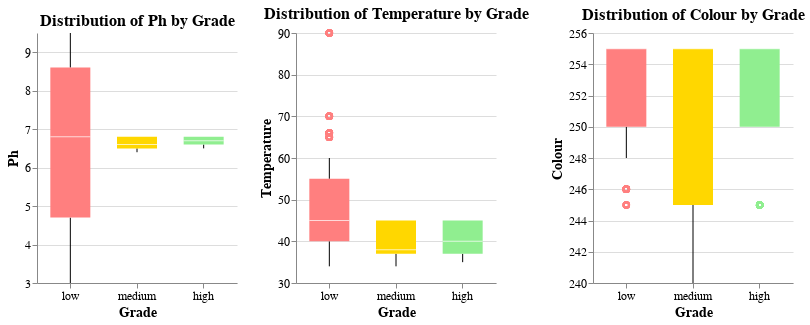

The notebook cell saved with this chart:
### Markdown cell above
The correlation data above reveals the relationships between pH, Temperature, and Colour. pH and Temperature show a weak positive correlation (0.24), suggesting a slight tendency for pH to increase as Temperature rises. In contrast, pH and Colour have a weak negative correlation (-0.16), indicating a minor tendency for pH to decrease as Colour intensifies. Temperature and Colour show almost no correlation (-0.01), implying no meaningful linear relationship. Overall, the correlations are weak, indicating that these features are largely independent of each other, with no strong linear dependencies.

### Code cell
# Define a base chart configuration to avoid repetition
base = alt.Chart(full_milk).mark_boxplot(
    size=40,  
    extent=0.5, 
    outliers=True  
).encode(
    x=alt.X(
        'Grade:N',
        title='Grade',
        sort=['low', 'medium', 'high'],  
        axis=alt.Axis(labelAngle=0)  
    ),
    color=alt.Color(
        'Grade:N',
        title='Grade',
        scale=alt.Scale(
            domain=['low', 'medium', 'high'],
            range=['#ff7f7f', '#ffd700', '#90ee90']  
        ),
        legend=None  
    ),
    tooltip=[
        alt.Tooltip('Grade:N', title='Grade'),
        alt.Tooltip(f'{feature}:Q', title=feature, format='.2f')  
    ]
).properties(
    width=200,  
    height=250
)
# Create a list of charts for each numerical feature
charts = [
    base.encode(
        y=alt.Y(
            f'{feature}:Q',
            title=feature.capitalize(),  
            scale=alt.Scale(zero=False)  
        )
    ).properties(
        title=f"Distribution of {feature.capitalize()} by Grade"  
    )
    for feature in numerical_features
]

# Combine charts horizontally with shared configuration
final_chart = alt.hconcat(
    *charts
).resolve_scale(
    color='shared'  
).configure_view(
    stroke='transparent'  
).configure_axis(
    labelFontSize=12,
    titleFontSize=14
).configure_title(
    fontSize=16,
    anchor='middle'
)

# Display the final chart
final_chart.display()

### Figure 1 — Vega-Lite specification as saved in the notebook (floating-point values rounded to 4 significant figures; data arrays with more than 128 entries replaced by an {"elided": "..."} marker saying what was removed)
{"config": {"view": {"continuousWidth": 300, "continuousHeight": 300, "stroke": "transparent"}, "axis": {"labelFontSize": 12, "titleFontSize": 14}, "title": {"anchor": "middle", "fontSize": 16}}, "hconcat": [{"mark": {"type": "boxplot", "extent": 0.5, "outliers": true, "size": 40}, "encoding": {"color": {"field": "Grade", "legend": null, "scale": {"domain": ["low", "medium", "high"], "range": ["#ff7f7f", "#ffd700", "#90ee90"]}, "title": "Grade", "type": "nominal"}, "tooltip": [{"field": "Grade", "title": "Grade", "type": "nominal"}, {"field": "Turbidity", "format": ".2f", "title": "Turbidity", "type": "quantitative"}], "x": {"axis": {"labelAngle": 0}, "field": "Grade", "sort": ["low", "medium", "high"], "title": "Grade", "type": "nominal"}, "y": {"field": "pH", "scale": {"zero": false}, "title": "Ph", "type": "quantitative"}}, "height": 250, "title": "Distribution of Ph by Grade", "width": 200}, {"mark": {"type": "boxplot", "extent": 0.5, "outliers": true, "size": 40}, "encoding": {"color": {"field": "Grade", "legend": null, "scale": {"domain": ["low", "medium", "high"], "range": ["#ff7f7f", "#ffd700", "#90ee90"]}, "title": "Grade", "type": "nominal"}, "tooltip": [{"field": "Grade", "title": "Grade", "type": "nominal"}, {"field": "Turbidity", "format": ".2f", "title": "Turbidity", "type": "quantitative"}], "x": {"axis": {"labelAngle": 0}, "field": "Grade", "sort": ["low", "medium", "high"], "title": "Grade", "type": "nominal"}, "y": {"field": "Temperature", "scale": {"zero": false}, "title": "Temperature", "type": "quantitative"}}, "height": 250, "title": "Distribution of Temperature by Grade", "width": 200}, {"mark": {"type": "boxplot", "extent": 0.5, "outliers": true, "size": 40}, "encoding": {"color": {"field": "Grade", "legend": null, "scale": {"domain": ["low", "medium", "high"], "range": ["#ff7f7f", "#ffd700", "#90ee90"]}, "title": "Grade", "type": "nominal"}, "tooltip": [{"field": "Grade", "title": "Grade", "type": "nominal"}, {"field": "Turbidity", "format": ".2f", "title": "Turbidity", "type": "quantitative"}], "x": {"axis": {"labelAngle": 0}, "field": "Grade", "sort": ["low", "medium", "high"], "title": "Grade", "type": "nominal"}, "y": {"field": "Colour", "scale": {"zero": false}, "title": "Colour", "type": "quantitative"}}, "height": 250, "title": "Distribution of Colour by Grade", "width": 200}], "data": {"name": "data-cd0fed852ad605233c99191056f04cfa"}, "resolve": {"scale": {"color": "shared"}}, "$schema": "https://vega.github.io/schema/vega-lite/v5.20.1.json", "datasets": {"data-cd0fed852ad605233c99191056f04cfa": {"elided": "1059 records"}}}
